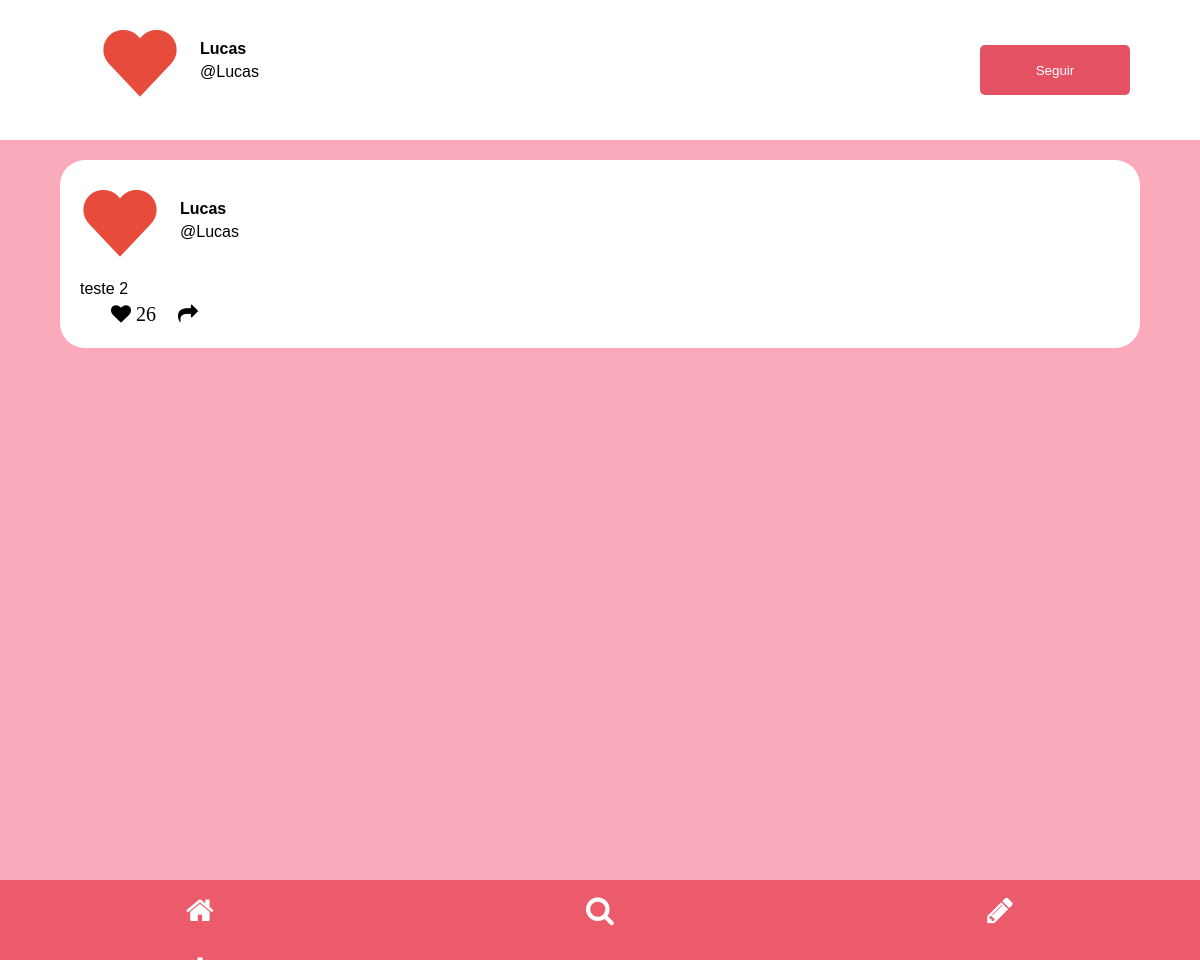
/profile_org/Lucas (signed in), run on an earlier commit of the app's database.
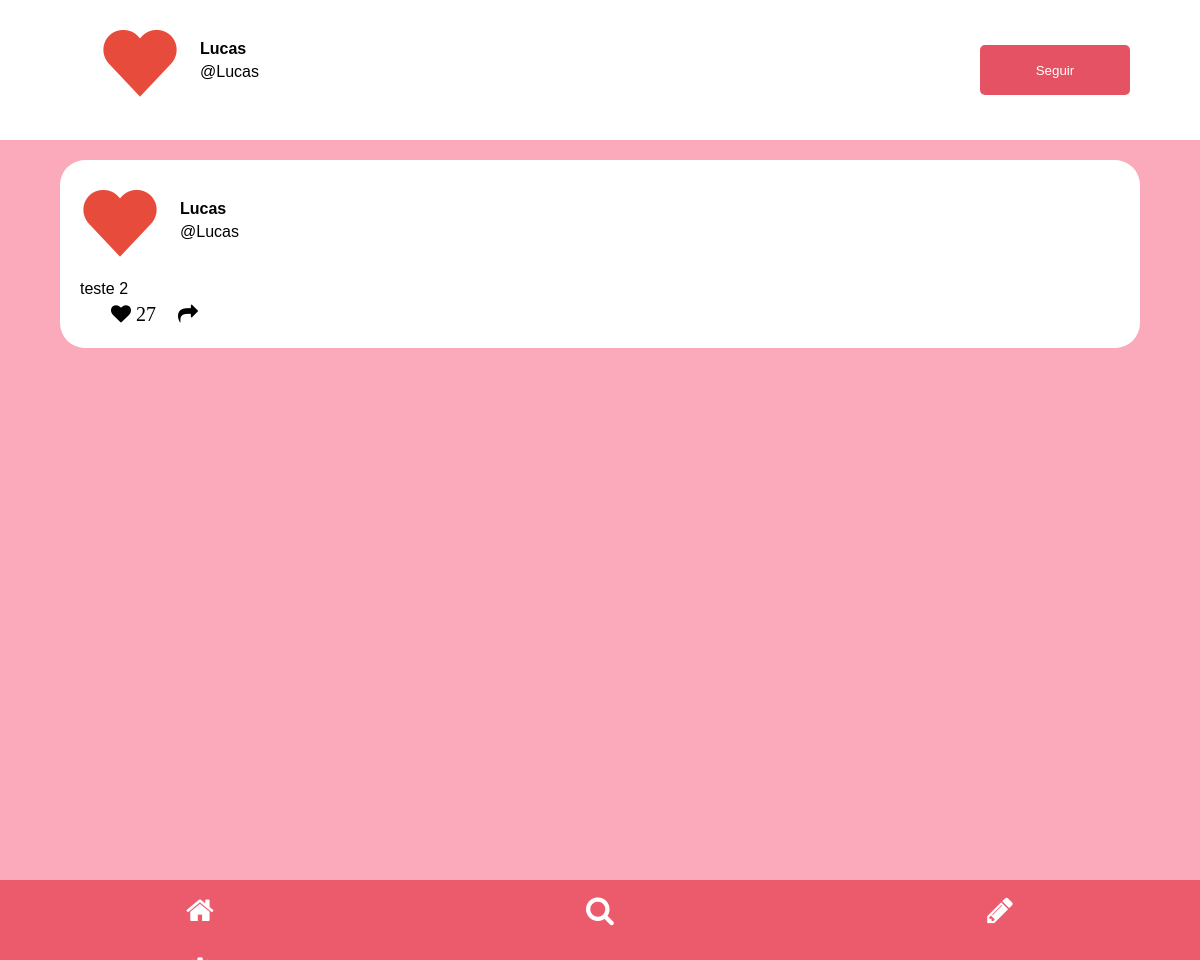
And on a later commit of the database.
### feed/models.py (models this page shows, shortened)
class Post(models.Model):
    id = models.AutoField(primary_key=True)
    date = models.DateTimeField(default=timezone.now)
    text = models.CharField(max_length=250)
    image = models.ImageField(upload_to = "media")
    likes = models.IntegerField(default=0)
    user = models.ForeignKey(get_user_model(), on_delete=models.CASCADE, null=True)

### feed/views.py (the view)
# urls.py: path('profile_org/<str:user_id>', views.profile_org, name="profile_org"),
@login_required
def profile_org(request, user_id):
    posts = Post.objects.filter(user=get_user_model().objects.get(username=user_id)).order_by("-date")
    follow = True
    return render(request, 'profile_org.html', {'posts':posts, 'user_id':user_id, 'follow':follow})

### feed/templates/profile_org.html (shortened to what this page needs)
{% load static %}
<!DOCTYPE html>
<html lang="pt-BR">
    <head>
        <link rel="stylesheet" href="{% static 'feed/css/profile.css' %}">
        <link rel="stylesheet" href="https://cdnjs.cloudflare.com/ajax/libs/font-awesome/4.7.0/css/font-awesome.min.css">
    </head>
    <body onload="addListenerScroll();">
        <div class="content-bar">
            <div class="options">
                <a href="/feed_org/"><button class="btn btn-bar"><i class="icon fa fa-home"></i><div class="btn-text">Início</div></button></a>
                <a href="/search_org/"><button class="btn btn-bar"><i class="icon fa fa-search"></i><div class="btn-text">Pesquisar</div></button></a>
                <a href="/create/"><button class="btn btn-bar"><i class="icon fa fa-pencil"></i><div class="btn-text">Criar Publicação</div></button></a>
                <a href="/config/"><button class="btn btn-bar"><i class="icon fa fa-gear"></i><div class="btn-text">Configurações</div></button></a>
            </div>
        </div>
        <div id="scrollable-content" class="content-main">
            <div id="profile-info" class="profile-info">
                <a href="/profile/{{user_id}}" class="profile-btn"><div class="post-creator"><img src="{% static 'feed/img/heart-png.png' %}"><div class="name">{{user_id}}</div><div class="at">@{{user_id}}</div></div></a>
                <button class="follow">Seguir</button>
            </div>
            {% for post in posts %}
            <div id="template-post" class="post">
                <a href="/profile_org/{{post.user}}" class="profile-btn"><div class="post-creator"><img src="{% static 'feed/img/heart-png.png' %}"><div class="name">{{post.user}}</div><div class="at">@{{post.user}}</div></div></a>
                <div class="description-text">{{post.text}}</div>
                <div class="post-buttons">
                    <a href="/like_org/{{post.id}}"><button class="post-btn"><i class="icon like fa fa-heart">&nbsp{{post.likes}}</i></button></a>
                    <button class="post-btn"><i class="icon shar fa fa-share"></i></button>
                </div>
            </div>
            {% endfor %}
        </div>
    </body>
</html>

What changed in the data, as far as the page shows it:
changed Post "teste 2": likes "26" → "27"
